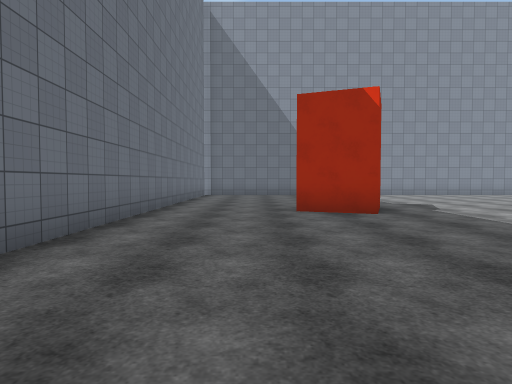
view 1 (above)

24 first-person views from a walk through a scene from a Unity 3-D project. The camera is 1.3 m above the floor, tilts 2° down and sees 75° across. The floor is counted in squares, 2 m on a side. Each view is taken from the middle of a square. On the plan, view 1 faces up. The plan holds only what a view shows up to about 10 squares ahead; the rest is blank. The place goes on beyond the plan. The player is left out. Some animated figures are left out. Some surface patterns are stand-ins.

view 2
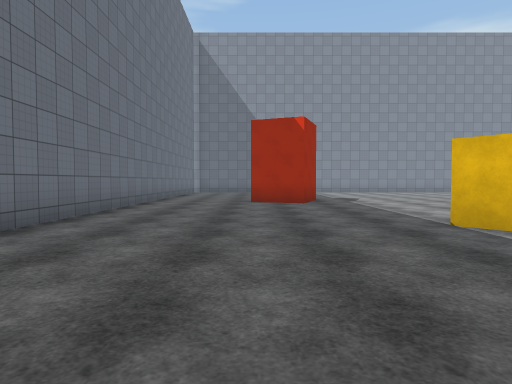

view 3
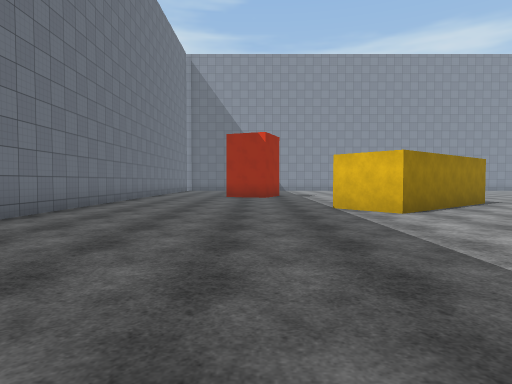

view 4
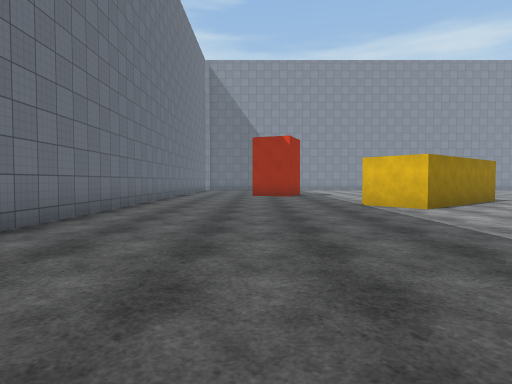

view 5
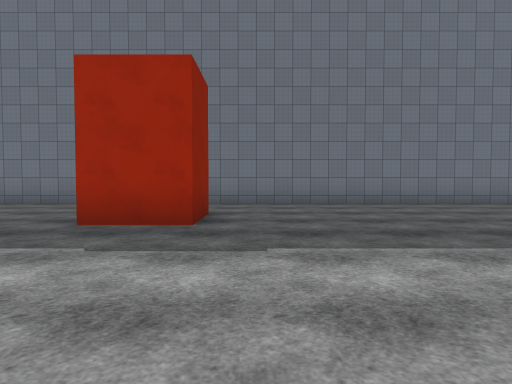

view 6
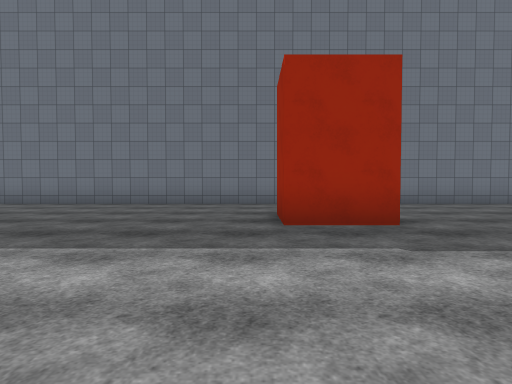

view 7
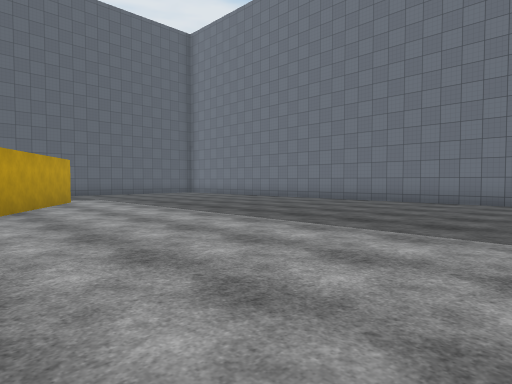

view 8
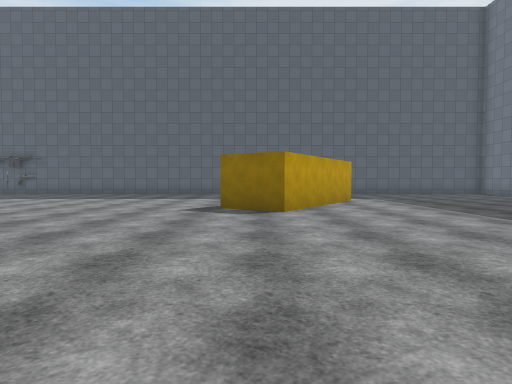

view 9
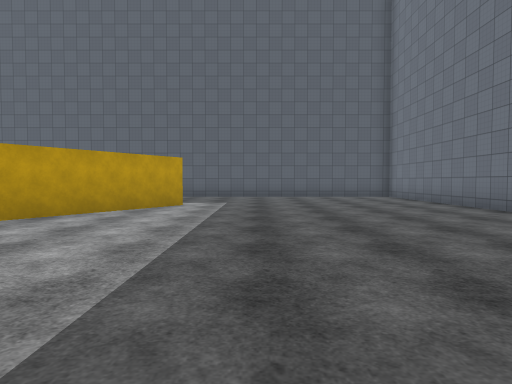

view 10
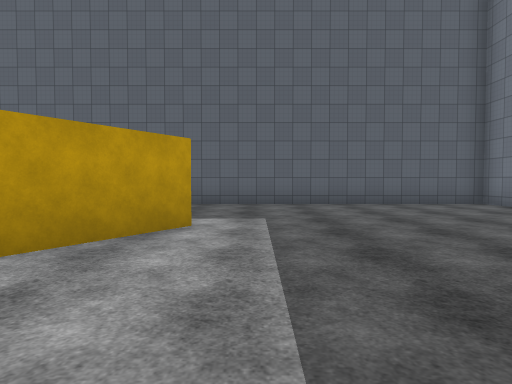

view 11
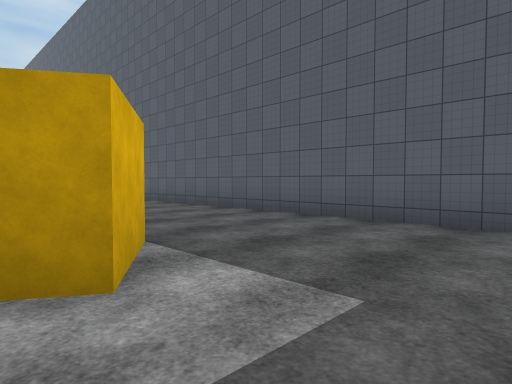

view 12
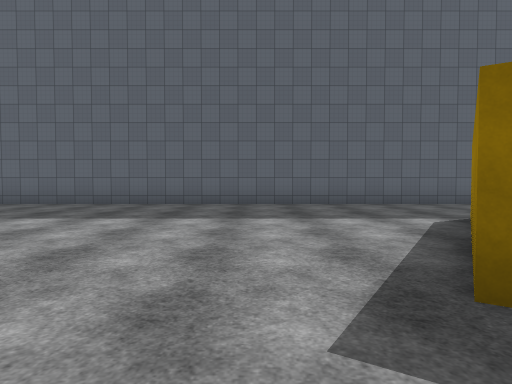

view 13
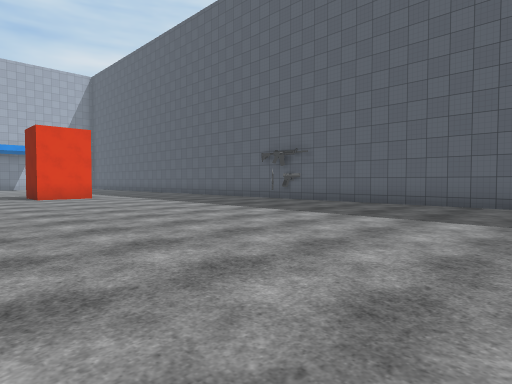

view 14
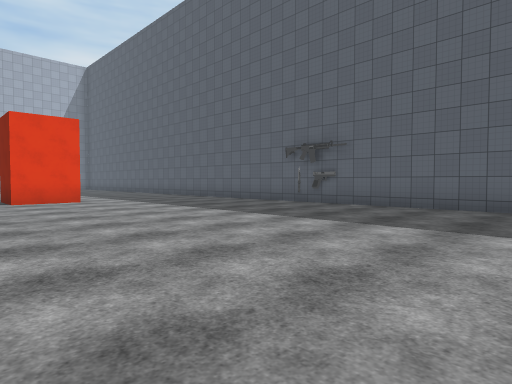

view 15
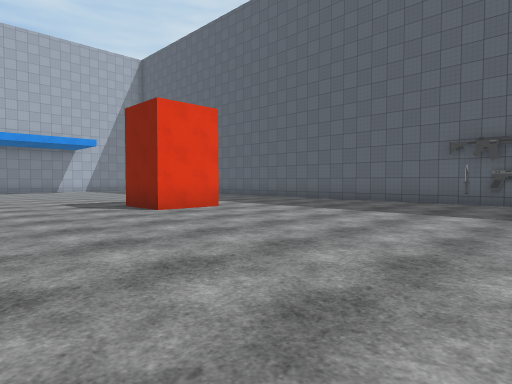

view 16
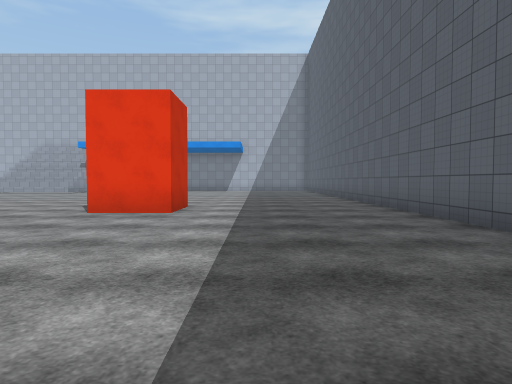

view 17
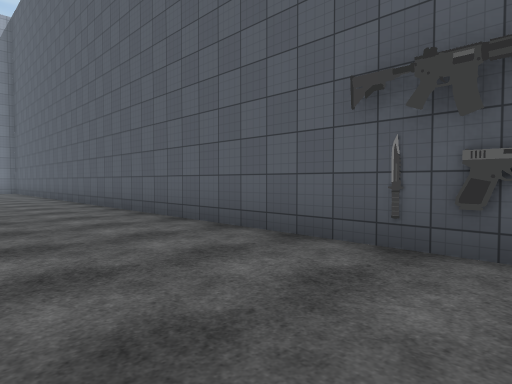

view 18
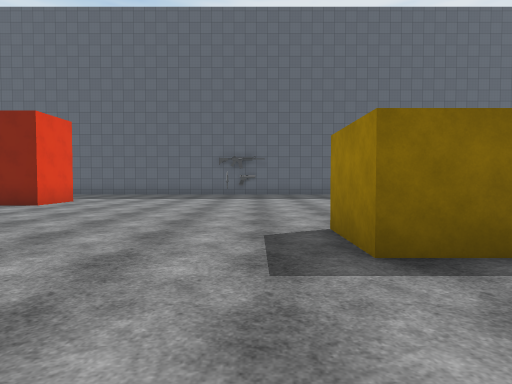

view 19
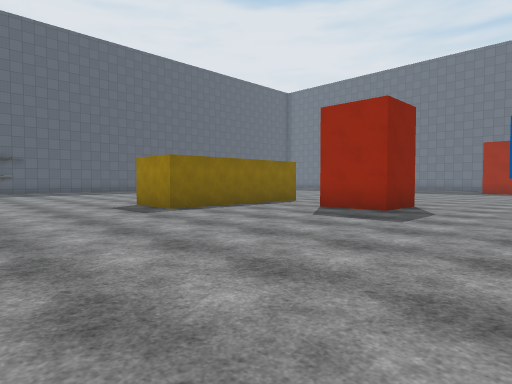

view 20
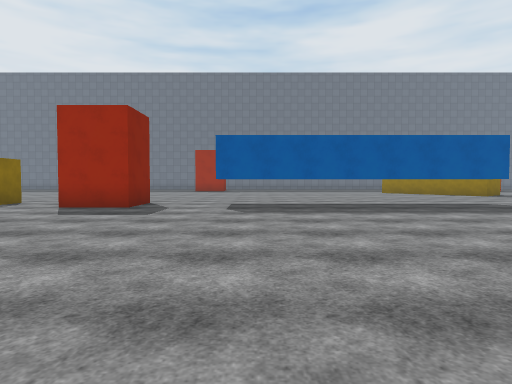

view 21
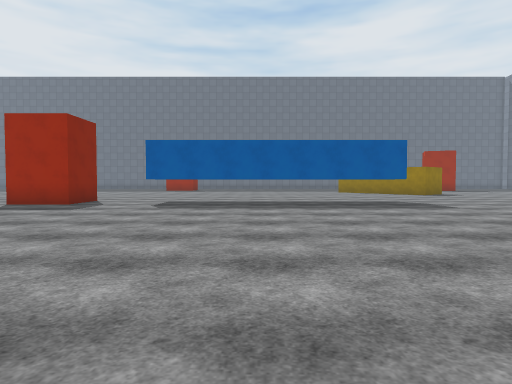

view 22
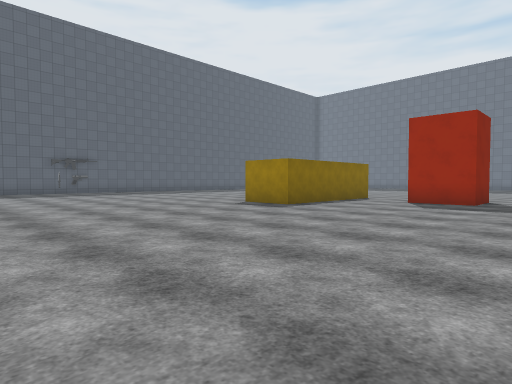

view 23
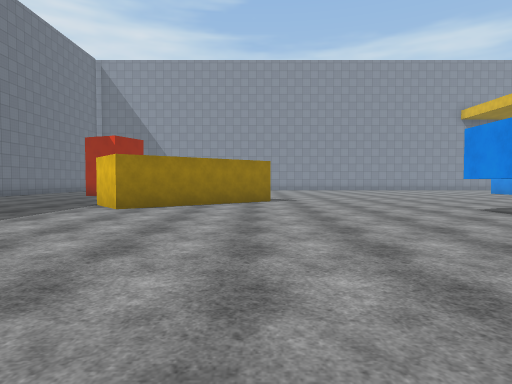

view 24
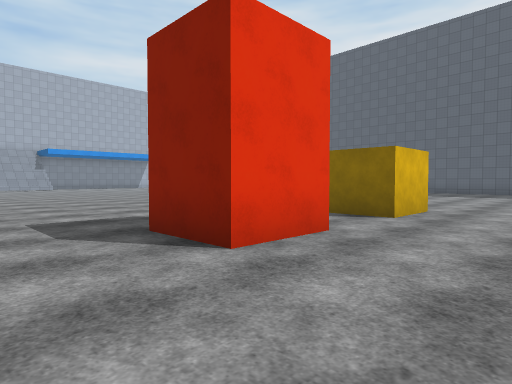

### Floor plan
Points are (right, up) in squares from view 1. A wall is a line through its corners. A room is listed if a view was taken in it or the views show most of it. See-through windows are left out.
Room 1 (views 1, 2, 3, 4, 5, 6, 7, 8, 9, 10, 11, 23, 24)
walls: (0.5, -7.9) (2.2, -7.9) (2.2, -9.6) (0.6, -9.6); (12.4, -10.8) (12.4, -9.1); (12.4, -14.5) (12.4, -12.8); (12.4, -1.4) (12.4, 0.1); (-2.3, -18.9) (-2.3, -22); (7.2, 2.3) (4.9, 0.5) (3.8, 1.8); (4.9, -20.8) (7.4, -16.9); (1.5, 6.8) (0.7, 7.1); (-2.3, -24.1) (-2.3, -25.2) (3.4, -25.2); (-2.3, 6.5) (-2.3, -17.1)
ways out: opening at (1.3, 5.6) to room 2; opening at (4, -23.5) to room 2; opening at (10, 1.6) to room 2; opening at (10.5, -15.8) to room 2; opening at (13.5, -11.5) to room 2; opening at (13.5, -8) to room 2
Room 2 (views 12, 13, 14, 15, 16, 17, 18, 19, 20, 21, 22)
walls: (14, 0.1) (14, -7); (12.4, -9.1) (14, -9.1) (14, -10.8); (12.4, -12.8) (17, -12.8) (17, -14.5); (8.5, 3.4) (7.2, 2.3); (7.4, -16.9) (8.8, -17.8) (6.3, -21.7) (4.9, -20.8); (2.9, 7.9) (2.4, 6.4) (1.5, 6.8); (25.2, -20.3) (23.7, -20.3) (23.7, -18.6) (25.4, -18.6); (-2.3, 10) (-2.3, 6.5); (3.4, -25.2) (27.5, -25.2)
ways out: opening at (1.3, 5.6) to room 1; opening at (4, -23.5) to room 1; opening at (10, 1.6) to room 1; opening at (10.5, -15.8) to room 1; opening at (13.5, -11.5) to room 1; opening at (13.5, -8) to room 1
objects: other object (18, -25); other object (19, -25)

Where each view was taken, in squares from view 1:
view 1: 0 up, 0 right, facing up
view 2: 3 down, 1 right, facing up
view 3: 6 down, 2 right, facing up
view 4: 7 down, 1 right, facing up
view 5: 7 down, 7 right, facing left
view 6: 10 down, 7 right, facing left
view 7: 10 down, 8 right, facing down-left
view 8: 10 down, 8 right, facing down
view 9: 12 down, 3 right, facing down
view 10: 16 down, 4 right, facing down
view 11: 20 down, 3 right, facing down-right
view 12: 16 down, 10 right, facing down
view 13: 16 down, 11 right, facing down-right
view 14: 17 down, 13 right, facing down-right
view 15: 15 down, 17 right, facing down-right
view 16: 22 down, 17 right, facing right
view 17: 22 down, 18 right, facing down-right
view 18: 10 down, 18 right, facing down
view 19: 6 down, 21 right, facing down-left
view 20: 6 down, 22 right, facing left
view 21: 4 down, 23 right, facing left
view 22: 7 down, 24 right, facing down-left
view 23: 7 down, 8 right, facing up
view 24: 7 down, 10 right, facing down-right
